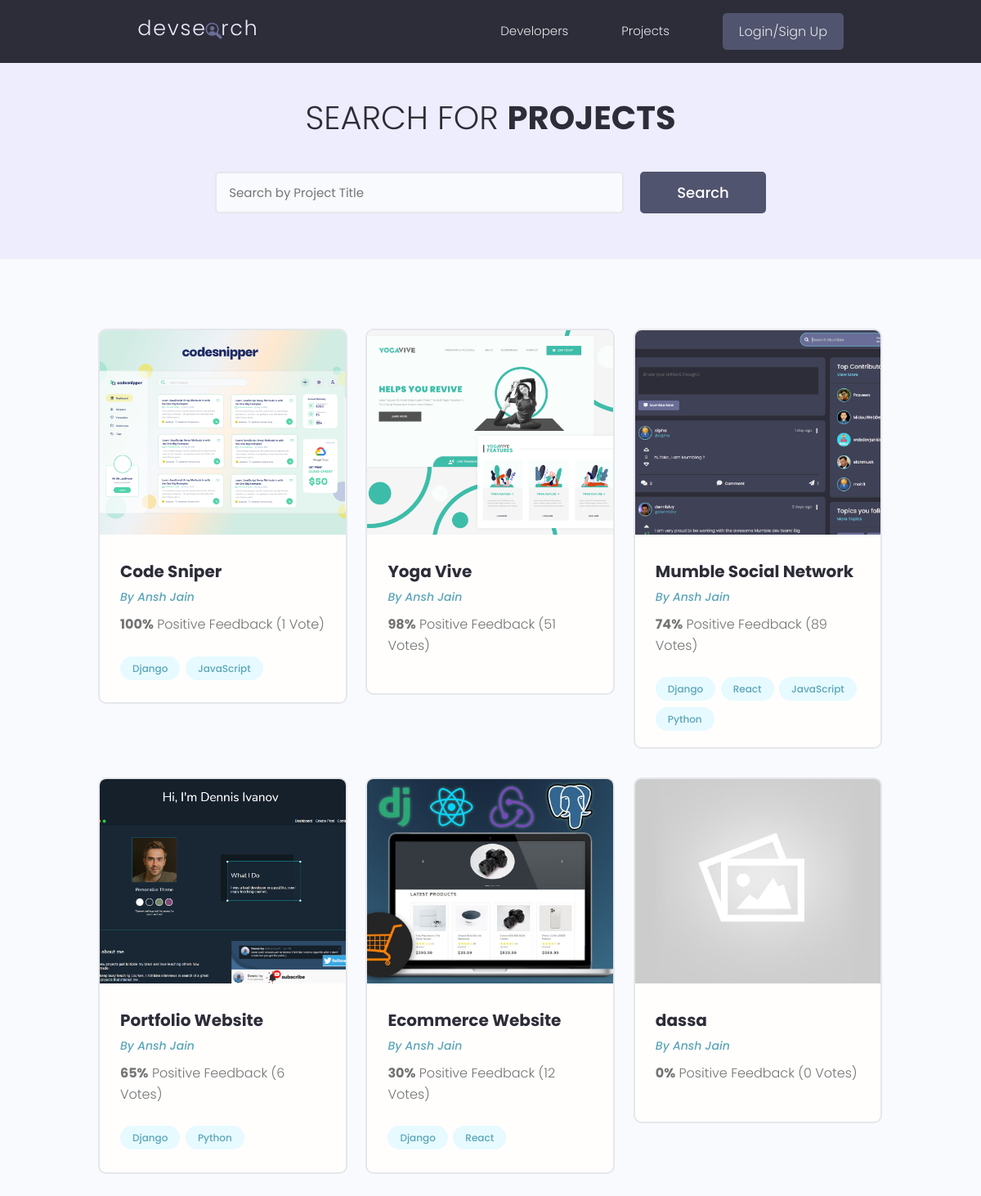
Before: /projects/?page=2 with the older database file.
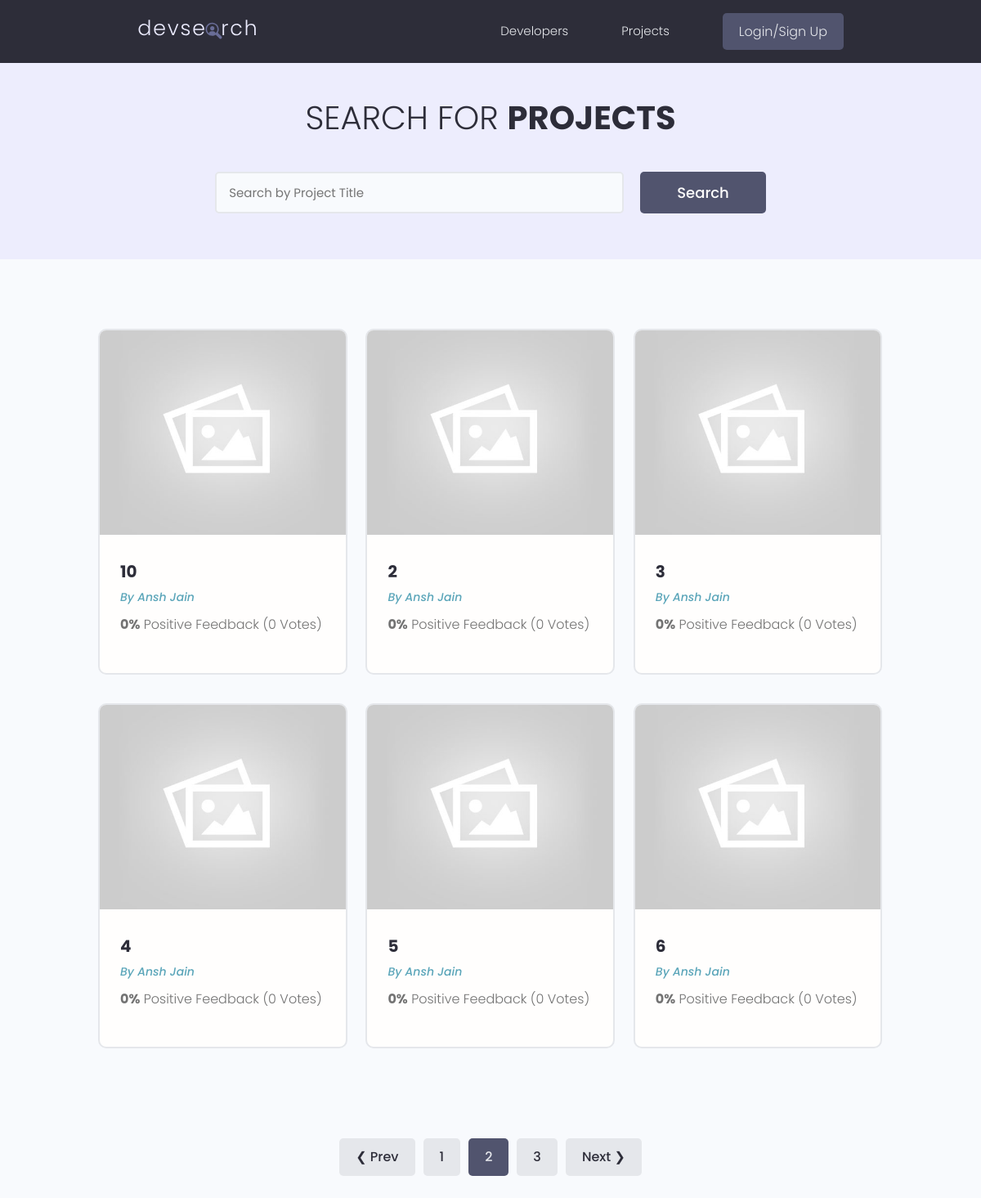
After: the same page with the newer database file.
### projects/models.py (models this page shows, shortened)
class Project(models.Model):
    owner = models.ForeignKey(Profile, null = True, blank = True, on_delete=models.SET_NULL)
    title = models.CharField(max_length = 200)
    description = models.TextField(null = True, blank=True) #we can have no data in this
    featured_image = models.ImageField(null = True, blank=True, default="default.jpg")
    demo_link = models.CharField(max_length = 2000, null = True, blank = True)
    source_link = models.CharField(max_length = 2000, null = True, blank = True)
    tags = models.ManyToManyField('Tag', blank = True)
    vote_total = models.IntegerField(default = 0, null = True, blank = True)
    vote_ratio = models.IntegerField(default = 0, null = True, blank = True)
    created = models.DateTimeField(auto_now_add = True)
    id = models.UUIDField(default=uuid.uuid4, unique=True, primary_key = True, editable = False)
    class Meta:
        ordering = ['-vote_ratio', '-vote_total', 'title']

class Tag(models.Model):
    name = models.CharField(max_length =200)
    created = models.DateTimeField(auto_now_add = True)
    id = models.UUIDField(default=uuid.uuid4, unique=True, primary_key = True, editable = False)
    def __str__(self):
        return self.name

### users/models.py (models this page shows, shortened)
class Profile(models.Model):
    user = models.OneToOneField(User, on_delete=models.CASCADE, null = True, blank = True)
    name = models.CharField(max_length=200, blank = True, null = True)
    email = models.EmailField(max_length=500, blank=True, null=True)
    username = models.CharField(max_length=200, blank = True, null = True)
    location = models.CharField(max_length=200, blank = True, null = True)
    short_intro = models.CharField(max_length=200, blank = True, null = True)
    bio = models.TextField(blank = True, null = True)
    profile_image = models.ImageField(null=True, blank=True, upload_to='profiles/', default="profiles/user-default.png")
    social_github = models.CharField(max_length=200, blank = True, null = True)
    social_twitter = models.CharField(max_length=200, blank = True, null = True)
    social_linkedin = models.CharField(max_length=200, blank = True, null = True)
    social_youtube = models.CharField(max_length=200, blank = True, null = True)
    social_website = models.CharField(max_length=200, blank = True, null = True)
    created = models.DateTimeField(auto_now_add = True)
    id = models.UUIDField(default=uuid.uuid4, unique=True, primary_key = True, editable = False)

### projects/views.py (the view)
# urls.py: path('projects/', include('projects.urls')),
def projects(request):
    projects, search_query = searchProjects(request)
    custom_range, projects = paginateProjects(request, projects, 6)
    context = {'projects':projects, 'search_query':search_query, 'custom_range':custom_range}
    return render(request, 'projects/projects.html', context)

### projects/utils.py (called while the page is built)
def paginateProjects(request, projects, results) :
    page = request.GET.get('page')
    paginator = Paginator(projects, results)
    try:
        projects = paginator.page(page)
    except PageNotAnInteger :
        page = 1
        projects = paginator.page(page)
    except EmptyPage:
        page = paginator.num_pages
        projects = paginator.page(page)
    leftIndex = (int(page) - 4)
    if leftIndex < 1:
        leftIndex = 1
    rightIndex = (int(page) + 5)
    if rightIndex > paginator.num_pages:
        rightIndex = paginator.num_pages + 1
    custom_range = range(leftIndex, rightIndex)
    return custom_range, projects

### projects/templates/projects/projects.html (shortened to what this page needs)
{% extends 'main.html' %}
{% block content %}
  <main class="projects">
    <section class="hero-section text-center">
      <div class="container container--narrow">
        <div class="hero-section__box">
          <h2>Search for <span>Projects</span></h2>
        </div>
        <div class="hero-section__search">
          <form id='searchForm' class="form" action="{% url 'projects' %}" method="get">
            <div class="form__field">
              <input class="input input--text" id="formInput#search" type="text" name="search_query"
              value = "{{search_query}}" placeholder="Search by Project Title" />
            </div>
            <input class="btn btn--sub btn--lg" type="submit" value="Search" />
          </form>
        </div>
      </div>
    </section>
    <section class="projectsList">
      <div class="container">
        <div class="grid grid--three">
            {% for project in projects %}
          <div class="column">
            <div class="card project">
              <a href="{% url 'project' project.id %}" class="project">
                <img class="project__thumbnail" src="{{project.featured_image.url}}" alt="project thumbnail" />
                <div class="card__body">
                  <h3 class="project__title">{{project.title}}</h3>
                  <p><a class="project__author" href="{% url 'user-profile' project.owner.id %}">By {{project.owner.name}}</a>
                  </p>
                  <p class="project--rating">
                    <span style="font-weight: bold;">{{project.vote_ratio}}%</span> Positive
                    Feedback ({{project.vote_total}} Vote{{project.vote_total|pluralize:"s"}})
                  </p>
                  <div class="project__tags">
                    {% for tag in project.tags.all %}
                    <span class="tag tag--pill tag--main">
                      <small>{{tag}}</small>
                    </span>
                    {% endfor %}
                  </div>
                </div>
              </a>
            </div>
          </div>
          {% endfor %}
        </div>
      </div>
    </section>
    {% include 'pagination.html' with queryset=projects custom_range=custom_range %}
  </main>
{% endblock content %}

Changed rows visible on the page:
no longer on this page (row unchanged): Project: featured_image (picture), title "Code Sniper", owner.name "Ansh Jain", vote_ratio "100", vote_total "1"
no longer on this page (row unchanged): Tag: name "Django"
no longer on this page (row unchanged): Tag: name "JavaScript"
no longer on this page (row unchanged): Project: featured_image (picture), title "Yoga Vive", owner.name "Ansh Jain", vote_ratio "98", vote_total "51"
no longer on this page (row unchanged): Project: featured_image (picture), title "Mumble Social Network", owner.name "Ansh Jain", vote_ratio "74", vote_total "89"
no longer on this page (row unchanged): Tag: name "React"
no longer on this page (row unchanged): Tag: name "Python"
no longer on this page (row unchanged): Project: featured_image (picture), title "Portfolio Website", owner.name "Ansh Jain", vote_ratio "65", vote_total "6"
no longer on this page (row unchanged): Project: featured_image (picture), title "Ecommerce Website", owner.name "Ansh Jain", vote_ratio "30", vote_total "12"
removed Project: featured_image (placeholder picture), title "dassa", owner.name "Ansh Jain", vote_ratio "0", vote_total "0"
added Project: featured_image (placeholder picture), title "10", owner.name "Ansh Jain", vote_ratio "0", vote_total "0"
added Project: featured_image (placeholder picture), title "2", owner.name "Ansh Jain", vote_ratio "0", vote_total "0"
added Project: featured_image (placeholder picture), title "3", owner.name "Ansh Jain", vote_ratio "0", vote_total "0"
added Project: featured_image (placeholder picture), title "4", owner.name "Ansh Jain", vote_ratio "0", vote_total "0"
added Project: featured_image (placeholder picture), title "5", owner.name "Ansh Jain", vote_ratio "0", vote_total "0"
added Project: featured_image (placeholder picture), title "6", owner.name "Ansh Jain", vote_ratio "0", vote_total "0"
Other visible differences:
text now shown: "❮ Prev Next ❯"
new list line: "1"
new list line: "2"
new list line: "3"
